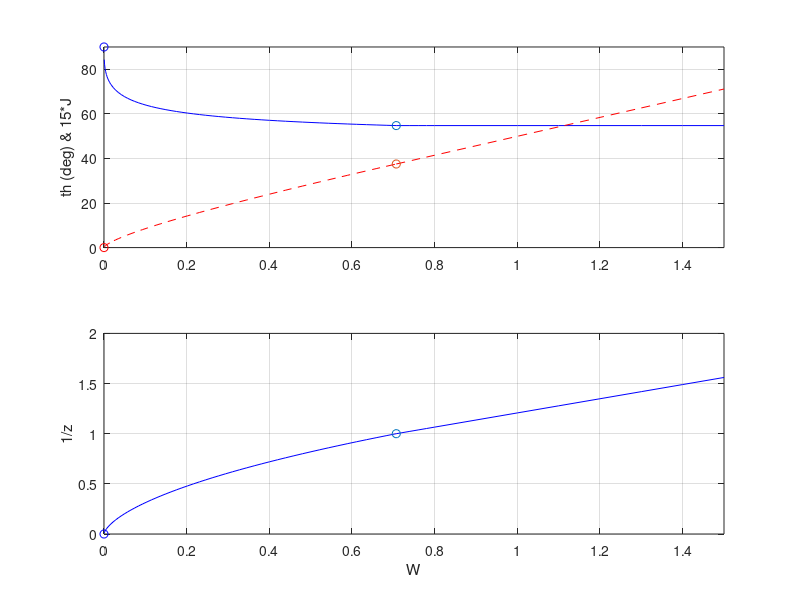

This figure's MATLAB source:
% Script p1_2_15.m; plots of min weight cantilever truss from 
% analytical solution;                             5/98, 6/27/02
% 
% For slender column (z>1):
rz=[.01:.01:.09 .1:.02:1]; N=length(rz); un=ones(1,N); z=un./rz; 
W=sqrt(un+z)./(2*z.^2); th=atan(sqrt(un+z)); c=180/pi;
J=un./z+W./(sin(th).*cos(th)); Wc=1/sqrt(2); thc=atan(sqrt(2));
%
% For short column (z<1):
W1=[Wc .74 .76 .78 .8:.1:1.5]; N1=length(W1); un1=ones(1,N1);
th1=atan(un1*sqrt(2)); z1=2*un1./(sqrt(2)*W1+un1);
J1=un1/2+2*sqrt(2)*W1; Jc=2.5;
%
figure(1); clf; subplot(211); plot(W,c*th,'b',W,15*J,'r--',...
   W1,c*th1,'b',W1,15*J1,'r--',Wc,c*thc,'o',Wc,15*Jc,'o',0,...
   90,'bo',0,0,'ro'); grid; axis([0 1.5 0 90])
ylabel('th (deg) & 15*J'); subplot(212)
plot(W,un./z,'b',W1,un1./z1,'b',Wc,1,'o',0,0,'bo'); grid
axis([0 1.5 0 2]); ylabel('1/z'); xlabel('W')
